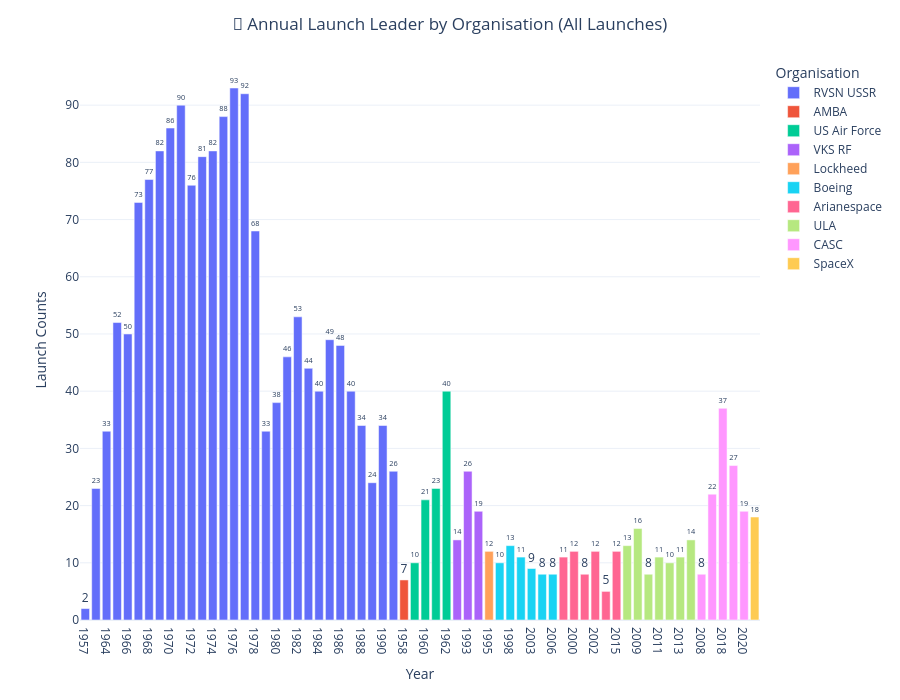

Here is the notebook cell this chart was saved with:
### Code cell
fig = px.bar(
    leader_organisation,
    x="Date",
    y="Launch_Counts",
    color="Organisation",
    text="Launch_Counts",
    hover_data={
        "Organisation": True,
        "Date": True,
        "Launch_Counts": True
    }
)


fig.update_layout(
    title={
        "text": "🚀 Annual Launch Leader by Organisation (All Launches)",
        "x": 0.5,
        "xanchor": "center"
    },
    xaxis_title="Year",
    yaxis_title="Launch Counts",
    template="plotly_white",
    legend_title="Organisation",
    height=700
)

fig.update_traces(
    textposition="outside",
    hovertemplate=
    "<b>Year:</b> %{x}<br>" +
    "<b>Organisation:</b> %{customdata[0]}<br>" +
    "<b>Launches:</b> %{y}<extra></extra>"
)

fig.show()

### Figure 1 — Plotly figure (JSON) as saved in the notebook; plotly's stock layout.template omitted (floating-point values rounded to 4 significant figures)
{"data": [{"customdata": [["RVSN USSR"], ["RVSN USSR"], ["RVSN USSR"], ["RVSN USSR"], ["RVSN USSR"], ["RVSN USSR"], ["RVSN USSR"], ["RVSN USSR"], ["RVSN USSR"], ["RVSN USSR"], ["RVSN USSR"], ["RVSN USSR"], ["RVSN USSR"], ["RVSN USSR"], ["RVSN USSR"], ["RVSN USSR"], ["RVSN USSR"], ["RVSN USSR"], ["RVSN USSR"], ["RVSN USSR"], ["RVSN USSR"], ["RVSN USSR"], ["RVSN USSR"], ["RVSN USSR"], ["RVSN USSR"], ["RVSN USSR"], ["RVSN USSR"], ["RVSN USSR"], ["RVSN USSR"], ["RVSN USSR"]], "hovertemplate": "<b>Year:</b> %{x}<br><b>Organisation:</b> %{customdata[0]}<br><b>Launches:</b> %{y}<extra></extra>", "legendgroup": "RVSN USSR", "marker": {"color": "#636efa", "pattern": {"shape": ""}}, "name": "RVSN USSR", "orientation": "v", "showlegend": true, "text": [2.0, 23.0, 33.0, 52.0, 50.0, 73.0, 77.0, 82.0, 86.0, 90.0, 76.0, 81.0, 82.0, 88.0, 93.0, 92.0, 68.0, 33.0, 38.0, 46.0, 53.0, 44.0, 40.0, 49.0, 48.0, 40.0, 34.0, 24.0, 34.0, 26.0], "textposition": "outside", "type": "bar", "x": ["1957", "1963", "1964", "1965", "1966", "1967", "1968", "1969", "1970", "1971", "1972", "1973", "1974", "1975", "1976", "1977", "1978", "1979", "1980", "1981", "1982", "1983", "1984", "1985", "1986", "1987", "1988", "1989", "1990", "1991"], "xaxis": "x", "y": [2, 23, 33, 52, 50, 73, 77, 82, 86, 90, 76, 81, 82, 88, 93, 92, 68, 33, 38, 46, 53, 44, 40, 49, 48, 40, 34, 24, 34, 26], "yaxis": "y"}, {"customdata": [["AMBA"]], "hovertemplate": "<b>Year:</b> %{x}<br><b>Organisation:</b> %{customdata[0]}<br><b>Launches:</b> %{y}<extra></extra>", "legendgroup": "AMBA", "marker": {"color": "#EF553B", "pattern": {"shape": ""}}, "name": "AMBA", "orientation": "v", "showlegend": true, "text": [7.0], "textposition": "outside", "type": "bar", "x": ["1958"], "xaxis": "x", "y": [7], "yaxis": "y"}, {"customdata": [["US Air Force"], ["US Air Force"], ["US Air Force"], ["US Air Force"]], "hovertemplate": "<b>Year:</b> %{x}<br><b>Organisation:</b> %{customdata[0]}<br><b>Launches:</b> %{y}<extra></extra>", "legendgroup": "US Air Force", "marker": {"color": "#00cc96", "pattern": {"shape": ""}}, "name": "US Air Force", "orientation": "v", "showlegend": true, "text": [10.0, 21.0, 23.0, 40.0], "textposition": "outside", "type": "bar", "x": ["1959", "1960", "1961", "1962"], "xaxis": "x", "y": [10, 21, 23, 40], "yaxis": "y"}, {"customdata": [["VKS RF"], ["VKS RF"], ["VKS RF"]], "hovertemplate": "<b>Year:</b> %{x}<br><b>Organisation:</b> %{customdata[0]}<br><b>Launches:</b> %{y}<extra></extra>", "legendgroup": "VKS RF", "marker": {"color": "#ab63fa", "pattern": {"shape": ""}}, "name": "VKS RF", "orientation": "v", "showlegend": true, "text": [14.0, 26.0, 19.0], "textposition": "outside", "type": "bar", "x": ["1992", "1993", "1994"], "xaxis": "x", "y": [14, 26, 19], "yaxis": "y"}, {"customdata": [["Lockheed"]], "hovertemplate": "<b>Year:</b> %{x}<br><b>Organisation:</b> %{customdata[0]}<br><b>Launches:</b> %{y}<extra></extra>", "legendgroup": "Lockheed", "marker": {"color": "#FFA15A", "pattern": {"shape": ""}}, "name": "Lockheed", "orientation": "v", "showlegend": true, "text": [12.0], "textposition": "outside", "type": "bar", "x": ["1995"], "xaxis": "x", "y": [12], "yaxis": "y"}, {"customdata": [["Boeing"], ["Boeing"], ["Boeing"], ["Boeing"], ["Boeing"], ["Boeing"]], "hovertemplate": "<b>Year:</b> %{x}<br><b>Organisation:</b> %{customdata[0]}<br><b>Launches:</b> %{y}<extra></extra>", "legendgroup": "Boeing", "marker": {"color": "#19d3f3", "pattern": {"shape": ""}}, "name": "Boeing", "orientation": "v", "showlegend": true, "text": [10.0, 13.0, 11.0, 9.0, 8.0, 8.0], "textposition": "outside", "type": "bar", "x": ["1996", "1998", "1999", "2003", "2004", "2006"], "xaxis": "x", "y": [10, 13, 11, 9, 8, 8], "yaxis": "y"}, {"customdata": [["Arianespace"], ["Arianespace"], ["Arianespace"], ["Arianespace"], ["Arianespace"], ["Arianespace"]], "hovertemplate": "<b>Year:</b> %{x}<br><b>Organisation:</b> %{customdata[0]}<br><b>Launches:</b> %{y}<extra></extra>", "legendgroup": "Arianespace", "marker": {"color": "#FF6692", "pattern": {"shape": ""}}, "name": "Arianespace", "orientation": "v", "showlegend": true, "text": [11.0, 12.0, 8.0, 12.0, 5.0, 12.0], "textposition": "outside", "type": "bar", "x": ["1997", "2000", "2001", "2002", "2005", "2015"], "xaxis": "x", "y": [11, 12, 8, 12, 5, 12], "yaxis": "y"}, {"customdata": [["ULA"], ["ULA"], ["ULA"], ["ULA"], ["ULA"], ["ULA"], ["ULA"]], "hovertemplate": "<b>Year:</b> %{x}<br><b>Organisation:</b> %{customdata[0]}<br><b>Launches:</b> %{y}<extra></extra>", "legendgroup": "ULA", "marker": {"color": "#B6E880", "pattern": {"shape": ""}}, "name": "ULA", "orientation": "v", "showlegend": true, "text": [13.0, 16.0, 8.0, 11.0, 10.0, 11.0, 14.0], "textposition": "outside", "type": "bar", "x": ["2007", "2009", "2010", "2011", "2012", "2013", "2014"], "xaxis": "x", "y": [13, 16, 8, 11, 10, 11, 14], "yaxis": "y"}, {"customdata": [["CASC"], ["CASC"], ["CASC"], ["CASC"], ["CASC"]], "hovertemplate": "<b>Year:</b> %{x}<br><b>Organisation:</b> %{customdata[0]}<br><b>Launches:</b> %{y}<extra></extra>", "legendgroup": "CASC", "marker": {"color": "#FF97FF", "pattern": {"shape": ""}}, "name": "CASC", "orientation": "v", "showlegend": true, "text": [8.0, 22.0, 37.0, 27.0, 19.0], "textposition": "outside", "type": "bar", "x": ["2008", "2016", "2018", "2019", "2020"], "xaxis": "x", "y": [8, 22, 37, 27, 19], "yaxis": "y"}, {"customdata": [["SpaceX"]], "hovertemplate": "<b>Year:</b> %{x}<br><b>Organisation:</b> %{customdata[0]}<br><b>Launches:</b> %{y}<extra></extra>", "legendgroup": "SpaceX", "marker": {"color": "#FECB52", "pattern": {"shape": ""}}, "name": "SpaceX", "orientation": "v", "showlegend": true, "text": [18.0], "textposition": "outside", "type": "bar", "x": ["2017"], "xaxis": "x", "y": [18], "yaxis": "y"}], "layout": {"barmode": "relative", "height": 700, "legend": {"title": {"text": "Organisation"}, "tracegroupgap": 0}, "margin": {"t": 60}, "title": {"text": "🚀 Annual Launch Leader by Organisation (All Launches)", "x": 0.5, "xanchor": "center"}, "xaxis": {"anchor": "y", "domain": [0, 1], "title": {"text": "Year"}}, "yaxis": {"anchor": "x", "domain": [0, 1], "title": {"text": "Launch Counts"}}}}
